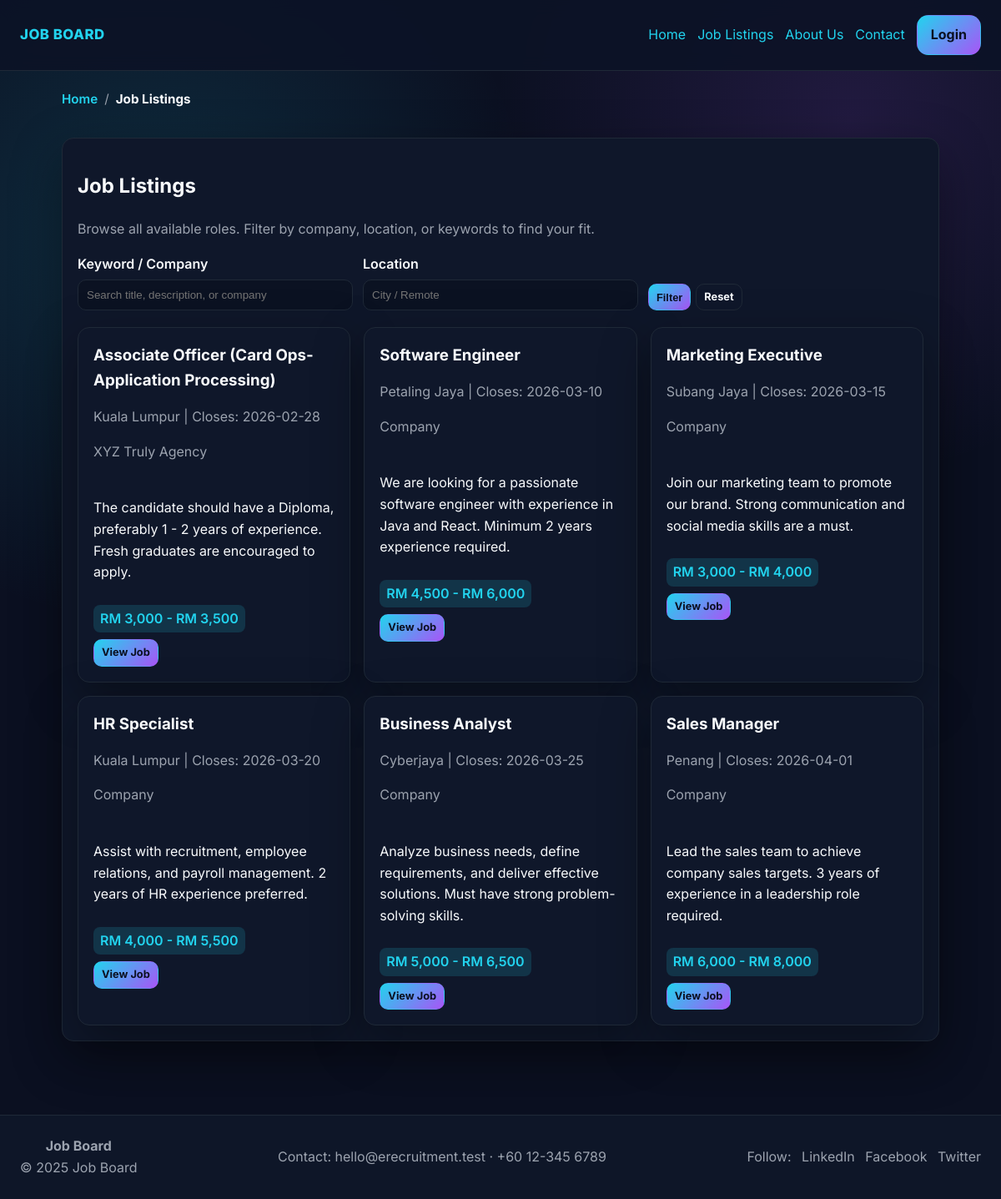
Screenshot of /listings.php with the database file from the repository.
### tables this page shows
CREATE TABLE `jobs` (
  `id` int(11) NOT NULL,
  `title` varchar(150) NOT NULL,
  `description` text NOT NULL,
  `salary` varchar(120) DEFAULT NULL,
  `location` varchar(120) DEFAULT NULL,
  `closing_date` date DEFAULT NULL,
  `created_by` int(11) DEFAULT NULL,
  `created_at` timestamp NOT NULL DEFAULT current_timestamp(),
  `requirements` text DEFAULT NULL,
  `benefits` text DEFAULT NULL,
  `company` varchar(150) DEFAULT 'Company'
);

### includes/auth.php (called while the page is built, shortened)
<?php
function h($string)
{
    return htmlspecialchars((string)$string, ENT_QUOTES, 'UTF-8');
}
function base_path()
{
    static $base;
    if ($base !== null) {
        return $base;
    }
    $scriptDir = str_replace('\\', '/', dirname($_SERVER['SCRIPT_NAME'] ?? ''));
    $base = rtrim(preg_replace('#/(admin|user)(/.*)?$#', '', $scriptDir), '/');
    if ($base === '' && !empty($_SERVER['DOCUMENT_ROOT'])) {
        $docRoot = str_replace('\\', '/', realpath($_SERVER['DOCUMENT_ROOT']));
        $appRoot = str_replace('\\', '/', realpath(__DIR__ . '/..'));
        if ($docRoot && $appRoot && strpos($appRoot, $docRoot) === 0) {
            $derived = substr($appRoot, strlen($docRoot));
            $base = rtrim($derived, '/');
        }
    }
    return $base;
}
function url_for($path)
{
    $root = base_path();
    $trimmed = '/' . ltrim($path, '/');
    return ($root === '') ? $trimmed : $root . $trimmed;
}
function current_path()
{
    $uri = parse_url($_SERVER['REQUEST_URI'] ?? '', PHP_URL_PATH);
    $base = base_path();
    $uri = ltrim($uri, '/');
    return $uri;
}

### listings.php (the view, shortened to what this page needs)
<?php
require_once __DIR__ . '/includes/auth.php';
$keyword = trim($_GET['q'] ?? '');
$locationFilter = trim($_GET['loc'] ?? '');
$sql = 'SELECT * FROM jobs WHERE 1=1';
$params = [];
$sql .= ' ORDER BY created_at DESC';
$stmt = $pdo->prepare($sql);
$stmt->execute($params);
$jobs = $stmt->fetchAll();
?>
<?php include __DIR__ . '/includes/header.php'; ?>
<section class="card">
    <h1>Job Listings</h1>
    <p class="muted">Browse all available roles. Filter by company, location, or keywords to find your fit.</p>
    <form method="get" class="grid-form filter-bar">
        <label>
            Keyword / Company
            <input type="search" name="q" placeholder="Search title, description, or company" value="<?php echo h($keyword); ?>">
        </label>
        <label>
            Location
            <input type="search" name="loc" placeholder="City / Remote" value="<?php echo h($locationFilter); ?>">
        </label>
        <div class="inline-form">
            <button class="button tiny" type="submit">Filter</button>
            <a class="button tiny secondary" href="<?php echo h(url_for('listings.php')); ?>">Reset</a>
        </div>
    </form>
    <div class="grid">
        <?php foreach ($jobs as $job): ?>
            <article class="card job-card">
                <div class="job-header">
                    <div>
                        <h3><?php echo h($job['title']); ?></h3>
                        <p class="muted"><?php echo h($job['location']); ?> | Closes: <?php echo h($job['closing_date']); ?></p>
                        <?php if (!empty($job['company'])): ?>
                            <p class="muted"><?php echo h($job['company']); ?></p>
                        <?php endif; ?>
                    </div>
                </div>
                <p><?php echo nl2br(h(substr($job['description'], 0, 200))); ?><?php if (strlen($job['description']) > 200) echo '...'; ?></p>
                <div class="job-footer column">
                    <span class="badge"><?php echo h($job['salary']); ?></span>
                    <div class="inline-form">
                        <a class="button tiny" href="<?php echo h(url_for('job.php?id=' . (int)$job['id'])); ?>">View Job</a>
                    </div>
                </div>
            </article>
        <?php endforeach; ?>
    </div>
</section>
<?php include __DIR__ . '/includes/footer.php'; ?>

### assets/styles.css (style rules this page uses)
:root { --bg: #0b1021; --panel: #0f172a; --panel-2: #111827; --accent: #22d3ee; --accent-2: #a855f7; --text: #f8fafc; --muted: #9ca3af; --danger: #ef4444; --success: #22c55e; --border: #1f2937; --radius: 14px; --shadow: 0 20px 60px rgba(0, 0, 0, 0.35); --transition: 180ms ease; font-family: 'Inter', 'Segoe UI', system-ui, -apple-system, sans-serif; }
*, *::before, *::after { box-sizing: border-box; }
body { margin: 0; background: radial-gradient(circle at 15% 20%, rgba(34, 211, 238, 0.15), transparent 30%), radial-gradient(circle at 85% 10%, rgba(168, 85, 247, 0.14), transparent 26%), var(--bg); color: var(--text); line-height: 1.6; }
a { color: var(--accent); text-decoration: none; transition: color var(--transition); }
.button { display: inline-flex; align-items: center; justify-content: center; padding: 10px 16px; border-radius: var(--radius); border: 1px solid transparent; background: linear-gradient(135deg, var(--accent), var(--accent-2)); color: #0b1021; font-weight: 700; cursor: pointer; transition: transform var(--transition), box-shadow var(--transition), filter var(--transition); }
.button.secondary { background: transparent; color: var(--text); border: 1px solid var(--border); }
.button.tiny { padding: 5px 9px; font-size: 0.8rem; border-radius: 10px; }
.grid { display: grid; grid-template-columns: repeat(auto-fit, minmax(280px, 1fr)); gap: 16px; margin-top: 20px; }
.card { background: var(--panel); border: 1px solid var(--border); border-radius: var(--radius); padding: 18px; box-shadow: var(--shadow); transition: transform var(--transition), box-shadow var(--transition), border-color var(--transition); }
.card h3 { margin-top: 0; margin-bottom: 8px; }
.muted { color: var(--muted); }
form { display: grid; gap: 12px; }
label { display: grid; gap: 6px; font-weight: 600; }
input, textarea, select { padding: 10px; border-radius: 10px; border: 1px solid var(--border); background: #0b1222; color: var(--text); transition: border-color var(--transition), box-shadow var(--transition); }
.inline-form { display: inline-flex; gap: 8px; }
.filter-bar { margin-bottom: 12px; align-items: end; }
.filter-bar .inline-form { gap: 6px; }
.grid-form { display: grid; grid-template-columns: repeat(auto-fit, minmax(260px, 1fr)); gap: 12px; }
.badge { padding: 4px 8px; border-radius: 8px; background: rgba(34, 211, 238, 0.15); color: var(--accent); font-weight: 600; }
.job-card { display: flex; flex-direction: column; gap: 10px; }
.job-header { display: flex; align-items: flex-start; justify-content: space-between; gap: 10px; }
.job-footer { display: flex; justify-content: space-between; align-items: center; }
.job-footer.column { flex-direction: column; align-items: flex-start; gap: 8px; }

### rows the page displays
jobs: title "Associate Officer (Card Ops-Application Processing)", location "Kuala Lumpur", closing_date "2026-02-28", company "XYZ Truly Agency", description "The candidate should have a Diploma, preferably 1 - 2 years of experience. Fresh graduates are encouraged to apply.", salary "RM 3,000 - RM 3,500"
jobs: title "Software Engineer", location "Petaling Jaya", closing_date "2026-03-10", company "Company", description "We are looking for a passionate software engineer with experience in Java and React. Minimum 2 years experience required.", salary "RM 4,500 - RM 6,000"
jobs: title "Marketing Executive", location "Subang Jaya", closing_date "2026-03-15", company "Company", description "Join our marketing team to promote our brand. Strong communication and social media skills are a must.", salary "RM 3,000 - RM 4,000"
jobs: title "HR Specialist", location "Kuala Lumpur", closing_date "2026-03-20", company "Company", description "Assist with recruitment, employee relations, and payroll management. 2 years of HR experience preferred.", salary "RM 4,000 - RM 5,500"
jobs: title "Business Analyst", location "Cyberjaya", closing_date "2026-03-25", company "Company", description "Analyze business needs, define requirements, and deliver effective solutions. Must have strong problem-solving skills.", salary "RM 5,000 - RM 6,500"
jobs: title "Sales Manager", location "Penang", closing_date "2026-04-01", company "Company", description "Lead the sales team to achieve company sales targets. 3 years of experience in a leadership role required.", salary "RM 6,000 - RM 8,000"

### other values shown
$crumb['label'] "Home"
$crumb['label'] "Job Listings"
